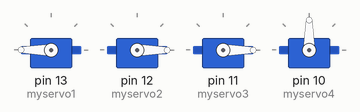
Recording of a sketch running on a simulated Arduino Uno, built with avr-gcc and run on an emulated ATmega328P. Parts: 4 × servo.

Above: at 0.05 s.
Timing chart, 0 to 4.6 s (numbered marks = the images above):
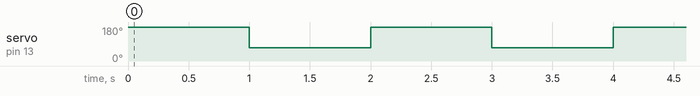

Measured:
- by itself, servo on pin 13 (myservo1): alternates 180° for 1.0 s and 70° for 1.0 s

The sketch:

CrabRobotV1.ino
```cpp
/*
Range for servo1(180, 70)
Range for servo2(0, 70)
Range for servo3(0, 110)
*/


#include <Servo.h>

Servo myservo1;
Servo myservo2;
Servo myservo3;
Servo myservo4;


int pos = 0;
int pos2 = 180;

void AllWrite(int custom1, int custom2){
  myservo1.write(custom1);
  myservo2.write(custom2);
  myservo3.write(custom1);
  myservo4.write(custom2);
}
void AllTurn(int TurnSpeed){
  for (pos = 0, pos2 = 180; pos <= 180, pos2 >=0; pos += 1, pos2 -=1) {
    // in steps of 1 degree
    myservo1.write(pos);
    myservo2.write(pos2);
    myservo3.write(pos2);
    myservo4.write(pos);
    delay(TurnSpeed);
  }
  for (pos = 180, pos2 = 0; pos >= 0, pos2 <= 180; pos -= 1, pos2 += 1) {
    myservo1.write(pos);
    myservo2.write(pos2);
    myservo3.write(pos2);
    myservo4.write(pos);
    delay(TurnSpeed);
  }
}

void setup() {
  myservo1.attach(13);
  myservo2.attach(12);
  myservo3.attach(11);
  myservo4.attach(10);


}


void loop() {
  //AllWrite(0, 0);
  //delay(500);
  //AllTurn(5);
  myservo1.write(180);
  myservo2.write(0);
  myservo3.write(0);
  //myservo4.write(180);
  delay(1000);
  myservo1.write(70);
  //myservo2.write(110);
  //myservo3.write(100);
  //myservo4.write(150);
  delay(1000);


}
/*
void loop() {
  myservo1.write(pos);
  myservo2.write(pos2);
  myservo3.write(pos);
  myservo4.write(pos2);
  delay(5000);

  for (pos = 0, pos2 = 180; pos <= 180, pos2 >=0; pos += 1, pos2 -=1) { // goes from 0 degrees to 180 degrees
    // in steps of 1 degree
    myservo1.write(pos);
    myservo2.write(pos2);
    myservo3.write(pos);
    delay(15);                       // waits 15ms for the servo to reach the position
  }
  for (pos = 180, pos2 = 0; pos >= 0, pos2 <= 180; pos -= 1, pos2 += 1) { // goes from 180 degrees to 0 degrees
    myservo1.write(pos);
    myservo2.write(pos2);
    myservo3.write(pos);
    delay(15);                       // waits 15ms for the servo to reach the position
  }
}
*/
```
